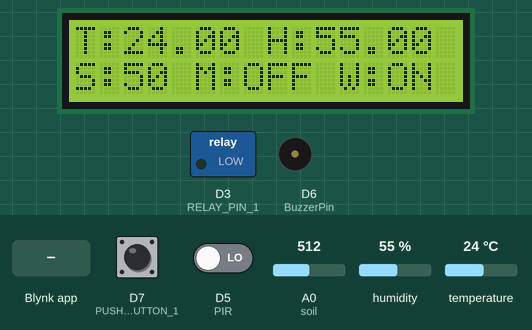
Simulated run of this sketch. Board: ESP8266 (NodeMCU). Shown: 16×2 character LCD, switched loads named in the sketch (green lamp = pin HIGH), buzzer (waves = sounding). Inputs (shaded band) come from the test bench; at power-on: A0 (soil) = 512, D7 (PUSH_BUTTON_1) HIGH, D5 (PIR) LOW, humidity 55 %, temperature 24 °C. WiFi joins after 1.5 s; servers stay silent unless stated.

Above: at 6.1 s.
6.2 s: A0 (soil) set to 0
At 6.82 s:
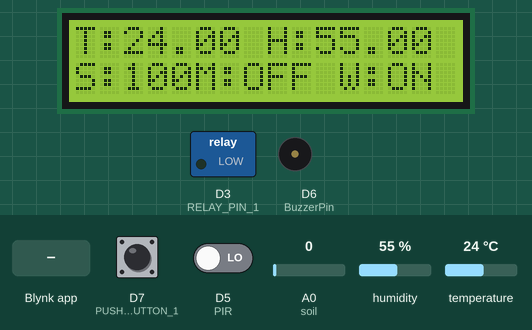
8.9 s: D7 (PUSH_BUTTON_1) pulled LOW for 0.15 s
At 9.13 s:
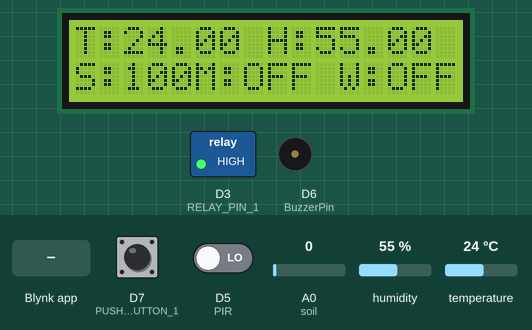
9.6 s: Blynk app writes 1 to V6
At 10.4 s:
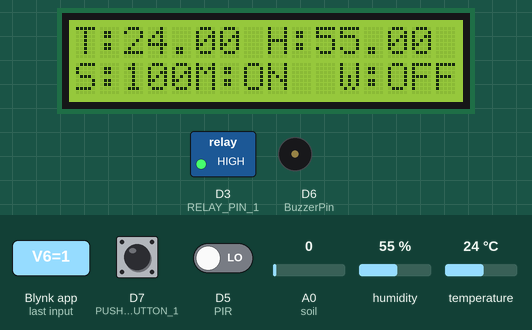
13.2 s: D7 (PUSH_BUTTON_1) pulled LOW for 1 s
At 15.6 s:
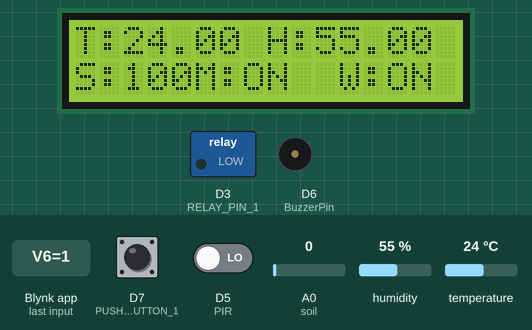
16.3 s: D5 (PIR) driven HIGH
At 17.13 s:
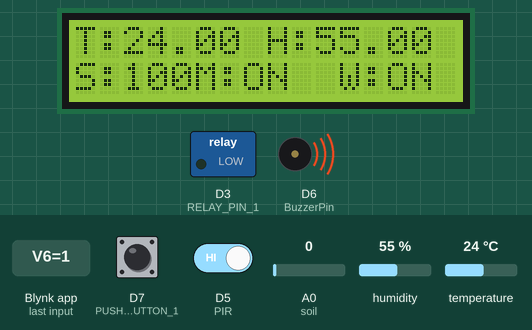
19.2 s: humidity set to 22 %
At 21.02 s:
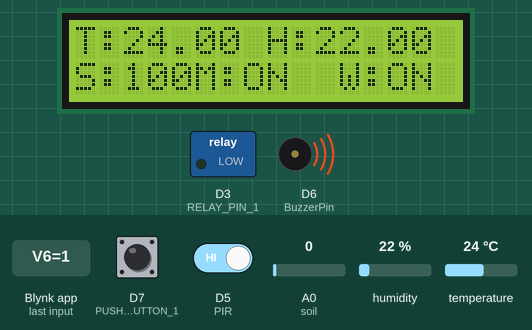
Timing chart, 0 to 22.5 s (numbered marks = the images above; inputs shaded):
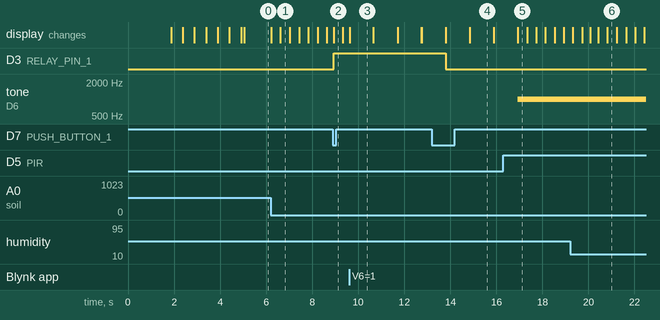

Measured:
- after the input at 6.2 s, the display: first changes at once (image 1 shows a later state)
- after the input at 8.9 s, D3 (RELAY_PIN_1): LOW → HIGH at once; the display: changes at once (image 2)
- after the input at 9.6 s, the display: changes at once (image 3)
- after the input at 13.2 s, D3 (RELAY_PIN_1): HIGH → LOW after 0.60 s; the display: first differs from a run without the input after 1.6 s (image 4 shows a later state)
- after the input at 16.3 s, tone on D6 (BuzzerPin): silent → 1000 Hz after 0.63 s
- after the input at 19.2 s, the display: first differs from a run without the input after 0.87 s (image 6)
- what the display in image 1 shows lasts 0.4 s, from 6.6 s to 7.0 s

The sketch:

Smart_Plant_Monitoring_System.ino
```cpp
// Adding libraries
#include <LiquidCrystal_I2C.h>
#define BLYNK_PRINT Serial
#include <ESP8266WiFi.h>
#include <BlynkSimpleEsp8266.h>
#include <DHT.h>

// Initialize the LCD display
LiquidCrystal_I2C lcd(0x27, 16, 2);

char auth[] = ""; // your Blynk Auth token
char ssid[] = ""; // your WIFI SSID
char pass[] = ""; // your WIFI Password

DHT dht(D4, DHT11); // (DHT_sensor_pin, sensor_model)

BlynkTimer timer; // This function creates the timer object.

// Define the sensor pins
#define soil A0      // A0 Soil Moisture Sensor
#define PIR D5       // D5 PIR Motion Sensor
#define BuzzerPin D6 // D6 Led pin
int PIR_ToggleValue; // Variable to store the toggle state of the button

void checkPhysicalButton(); // Function to check the physical button
int relayState = LOW;       // Variable to store the state of the relay
int pushButtonState = HIGH; // Variable to store the state of the button
#define RELAY_PIN_1 D3      // D3 Relay pin
#define PUSH_BUTTON_1 D7    // D7 Push button pin
#define VPIN_BUTTON_1 V12   // V12 Button Widget virtual pin on the Blynk

// Variables to store the sensor values
double T, P;
char status;

void setup()
{
  Serial.begin(9600);                               // Start the Serial communication
  lcd.begin();                                      // Start the LCD display
  lcd.backlight();                                  // Turn on the backlight
  Blynk.begin(auth, ssid, pass, "blynk.cloud", 80); // Start the Blynk connection
  dht.begin();                                      // Start the DHT11 sensor

  pinMode(PIR, INPUT);        // PIR as input
  pinMode(BuzzerPin, OUTPUT); // Buzzer as output

  pinMode(RELAY_PIN_1, OUTPUT);          // Relay as output
  digitalWrite(RELAY_PIN_1, LOW);        // Turn off the relay
  pinMode(PUSH_BUTTON_1, INPUT_PULLUP);  // Push button as input
  digitalWrite(RELAY_PIN_1, relayState); // Turn off the relay

  lcd.setCursor(0, 0);           // Set the cursor to the first column and first row
  lcd.print("  Initializing  "); // Print the text on the LCD
  for (int a = 5; a <= 10; a++)
  {
    lcd.setCursor(a, 1);
    lcd.print(".");
    delay(500);
  }
  lcd.clear();
  lcd.setCursor(11, 1);
  lcd.print("W:OFF");

  timer.setInterval(100L, soilMoistureSensor);  // Call the soil moisture sensor function
  timer.setInterval(100L, DHT11sensor);         // Call the DHT11 sensor function
  timer.setInterval(500L, checkPhysicalButton); // Call the physical button function
}

void DHT11sensor()
// Get the DHT11 sensor values
{
  float h = dht.readHumidity();    // Read humidity
  float t = dht.readTemperature(); // Read temperature as Celsius (the default)

  if (isnan(h) || isnan(t)) // Check if any reads failed and exit early (to try again).
  {
    Serial.println("Failed to read data from DHT sensor!"); // Print error message to serial monitor
    return;
  }
  Blynk.virtualWrite(V0, t); // Send the temperature value to the Blynk app
  Blynk.virtualWrite(V1, h); // Send the humidity value to the Blynk app

  // Print the temperature value on the LCD
  lcd.setCursor(0, 0);
  lcd.print("T:");
  lcd.print(t);

  // Print the humidity value on the LCD
  lcd.setCursor(8, 0);
  lcd.print("H:");
  lcd.print(h);
}

void soilMoistureSensor()
// Get the soil moisture sensor values
{
  int value = analogRead(soil);        // Read the soil moisture sensor value
  value = map(value, 0, 1024, 0, 100); // Convert the value to percentage
  value = (value - 100) * -1;          // Convert the value to percentage

  Blynk.virtualWrite(V3, value); // Send the soil moisture value to the Blynk app
  lcd.setCursor(0, 1);
  lcd.print("S:");
  lcd.print(value); // Print the soil moisture value on the LCD
  lcd.print(" ");
}

void PIRsensor()
// Get the PIR sensor values
{
  bool value = digitalRead(PIR); // Read the PIR sensor value
  if (value)                     // If motion detected
  {
    Blynk.logEvent("pirmotion", "WARNNG! Motion Detected!"); // Send the notification to the Blynk app
    WidgetLED LED(V5);
    LED.on();
    tone(BuzzerPin, 1000); // If motion detected Led will on
  }
  else
  {
    WidgetLED LED(V5);
    LED.off();
    noTone(BuzzerPin); // If motion not detected Led will off
    delay(1000);
  }
}

BLYNK_WRITE(V6) // Button Widget is writing to pin V6
{
  PIR_ToggleValue = param.asInt(); // Get the value from the Blynk app
}

BLYNK_CONNECTED() // This function will run every time Blynk connection is established
{
  // Request the latest state from the server
  Blynk.syncVirtual(VPIN_BUTTON_1); // Sync Button Widget
}

BLYNK_WRITE(VPIN_BUTTON_1) // Button Widget is writing to pin V12
{
  relayState = param.asInt();            // Get the value from the Blynk app
  digitalWrite(RELAY_PIN_1, relayState); // Update relay state
}

void checkPhysicalButton()
// Function to check the physical button
{
  if (digitalRead(PUSH_BUTTON_1) == LOW) // If button is pressed
  {
    // pushButtonState is used to avoid sequential toggles
    if (pushButtonState != LOW)
    {
      relayState = !relayState; // Toggle relay state
      digitalWrite(RELAY_PIN_1, relayState);
      Blynk.virtualWrite(VPIN_BUTTON_1, relayState); // Update Button Widget
    }
    pushButtonState = LOW;
  }
  else
  {
    pushButtonState = HIGH;
  }
}

void loop()
{
  if (PIR_ToggleValue == 1)
  {
    lcd.setCursor(5, 1);
    lcd.print("M:ON ");
    PIRsensor();
  }
  else
  {
    lcd.setCursor(5, 1);
    lcd.print("M:OFF");
    WidgetLED LED(V5);
    LED.off();
  }

  if (relayState == LOW)
  {
    lcd.setCursor(11, 1);
    lcd.print("W:ON ");
  }
  else if (relayState == HIGH)
  {
    lcd.setCursor(11, 1);
    lcd.print("W:OFF");
  }

  Blynk.run(); // Run the Blynk library
  timer.run(); // Run the Blynk timer
}
```
